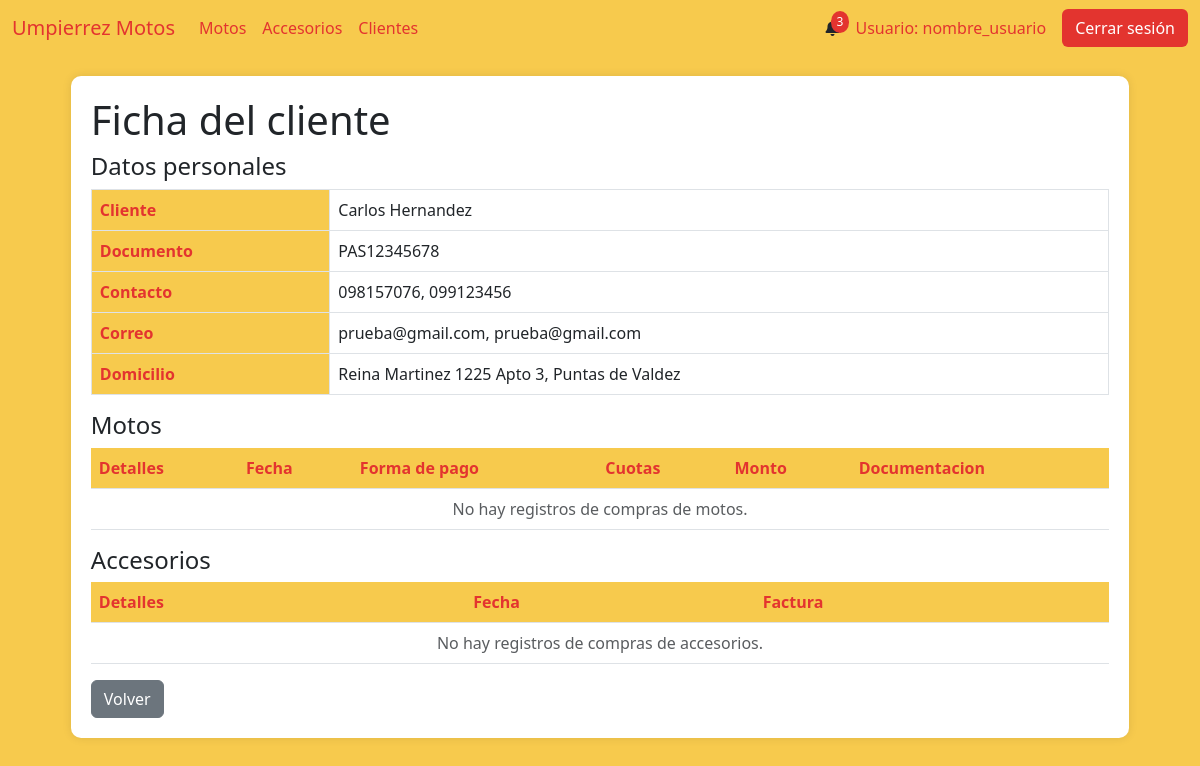
/cliente_ficha/3, run on an earlier commit of the app's database.
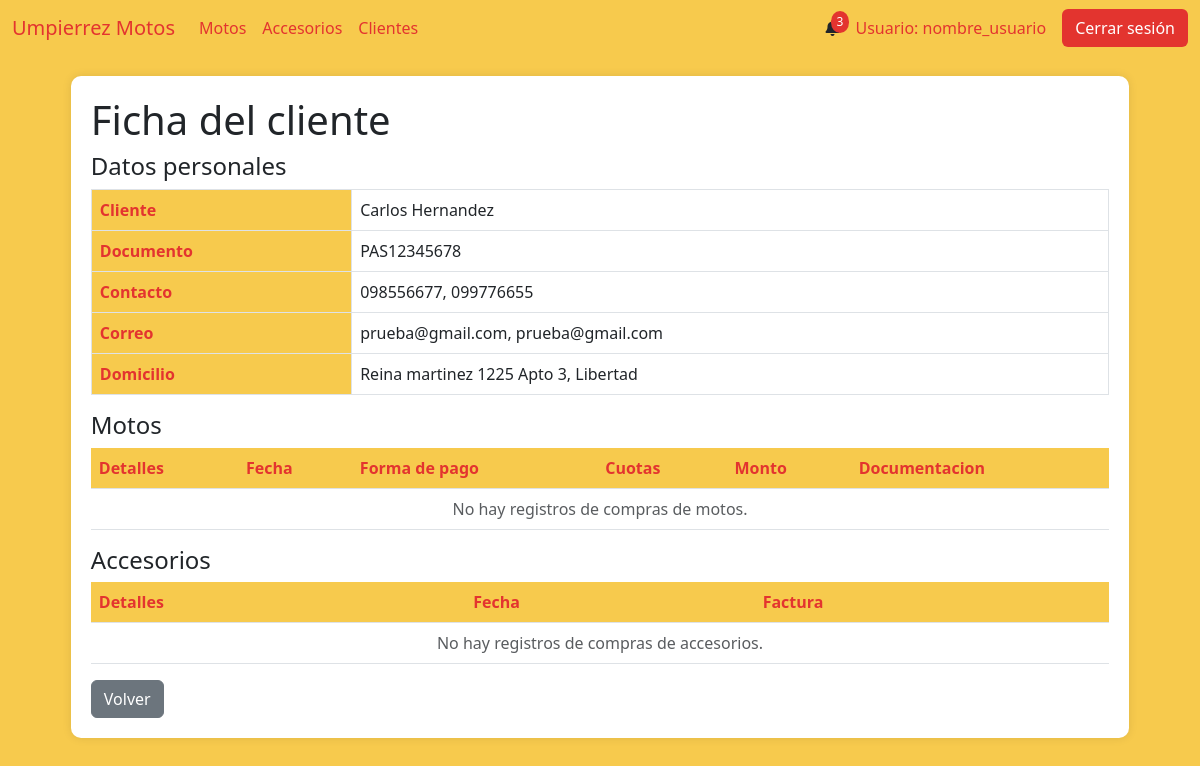
And on a later commit of the database.
### AppUM/models.py (models this page shows)
class ClienteTelefono(models.Model):
    cliente = models.ForeignKey(Cliente, related_name='cliente_telefono', on_delete=models.CASCADE, null=True)
    telefono = models.CharField(max_length=10,unique=True)
    principal = models.BooleanField(default=True)

class Cliente(models.Model):
    documento = models.CharField(max_length=20, unique=True)
    nombre = models.CharField(max_length=20)
    apellido  = models.CharField(max_length=20)
    fecha_nacimiento = models.DateField()
    ciudad = models.CharField(max_length=40)
    calle = models.CharField(max_length=40)
    numero = models.IntegerField()
    num_apartamento = models.IntegerField()

### AppUM/views.py (the view, shortened to what this page needs)
# urls.py: path('cliente_ficha/<int:id_cliente>', views.ficha_cliente,name="ClienteFicha"),
def ficha_cliente(req,id_cliente):
    cliente = Cliente.objects.get(id=id_cliente)
    tel1 = ClienteTelefono.objects.filter(principal=1,cliente_id=cliente.id).first()
    tel_1 = tel1.telefono
    tel2 = ClienteTelefono.objects.filter(principal=0,cliente_id=cliente.id).first()
    correo1 = ClienteCorreo.objects.filter(principal=1,cliente_id=cliente.id).first()
    correo2 = ClienteCorreo.objects.filter(principal=0,cliente_id=cliente.id).first()
    if tel2:
        tel_2 = tel2.telefono
    else:
        tel_2 = None
    if correo1:
        c_1 = correo1.correo
    else:
        c_1 = None
    if correo2:
        c_2 = correo1.correo
    else:
        c_2 = None
    resultados_motos = (
        ComprasVentas.objects
        .filter(cliente__id=id_cliente, tipo='V')
        .select_related('moto', 'cliente')
        .values(
            'id',
            'moto__marca',
            'moto__modelo',
            'fecha_compra',
            'cantidad_cuotas',
            'cuotas_pagas',
            'moto__precio',
            'fotocopia_libreta',
            'compra_venta',
            'certificado_venta',
            'valor_cuota'
        )
    )
    res_documentacion = []
    paginator = Paginator(res_documentacion, 5)  # 5 clientes por página
    page_number = req.GET.get('page')  # Obtiene el número de página desde la URL
    page_obj = paginator.get_page(page_number)
    resultados_accesorios = (
        ClienteAccesorio.objects
        .filter(cliente__id=id_cliente)
        .select_related('accesorio', 'cliente')
        .values(
            'id',
            'accesorio__tipo',
            'accesorio__marca',
            'accesorio__modelo',
            'fecha_compra',
            'factura_documento'
        )
    )
    res_facturas = []
    for resultado_accesorio in resultados_accesorios:
            ca = ClienteAccesorio.objects.get(id=resultado_accesorio['id'])
            res_facturas.append({
            'accesorio': resultado_accesorio,
            'factura_documento': ca.factura_documento.url if ca.factura_documento else None
        })
    paginator_accesorio = Paginator(res_facturas, 5)  # 5 clientes por página
    page_number_accesorio = req.GET.get('page')  # Obtiene el número de página desde la URL
    page_obj_accesorio = paginator_accesorio.get_page(page_number_accesorio)
    return render(req,"perfil_administrativo/cliente/detalles_cliente.html",{"cliente":cliente,
                                                                             "tel1":tel_1,
                                                                             "tel2":tel_2,
                                                                             "correo1":c_1,
                                                                             "correo2":c_2,
                                                                             "page_obj":page_obj,
                                                                             "page_obj_accesorio":page_obj_accesorio
                                                                             })

### AppUM/templates/perfil_administrativo/cliente/detalles_cliente.html (shortened to what the changed rows need)
{% extends "perfil_administrativo/padre_perfil_administrativo.html" %}
{% load static %}
{% block contenidoQueCambia %}
<div class="table-container" id="clienteDetails">
    <h1>Ficha del cliente</h1>
    <table class="table table-bordered">
        <tbody>
            <tr>
                <th scope="row">Cliente</th>
                <td>{{ cliente.nombre }} {{ cliente.apellido }}</td>
            </tr>
            <tr>
                <th scope="row">Documento</th>
                <td>{{ cliente.documento }}</td>
            </tr>
            <tr>
                <th scope="row">Contacto</th>
                <td>{{ tel1 }}{% if tel2 %}, {{ tel2 }}{% endif %}</td>
            </tr>
            <tr>
                <th scope="row">Correo</th>
            </tr>
            <tr>
                <th scope="row">Domicilio</th>
                <td>{{ cliente.calle }} {{ cliente.numero }}{% if cliente.num_apartamento != 0 %} Apto {{ cliente.num_apartamento }}, {% else %}, {% endif %} {{ cliente.ciudad }} </td>
            </tr>
        </tbody>
    </table>
    <table class="table">
        <thead>
            <tr>
                <th scope="row">Detalles</th>
                <th scope="row">Fecha</th>
                <th scope="row">Forma de pago</th>
                <th scope="row">Cuotas</th>
                <th scope="row">Monto</th>
                <th scope="row">Documentacion</th>
            </tr>
        </thead>
    </table>
    <table class="table">
        <thead>
            <tr>
                <th scope="row">Detalles</th>
                <th scope="row">Fecha</th>
                <th scope="row">Factura</th>
            </tr>
        </thead>
    </table>
</div>
{% endblock %}

What changed in the data, as far as the page shows it:
removed ClienteTelefono: telefono "098157076"
removed ClienteTelefono: telefono "099123456"
changed Cliente "Carlos": calle "Reina Martinez" → "Reina martinez"; ciudad "Puntas de Valdez" → "Libertad"
added ClienteTelefono: telefono "098556677"
added ClienteTelefono: telefono "099776655"
